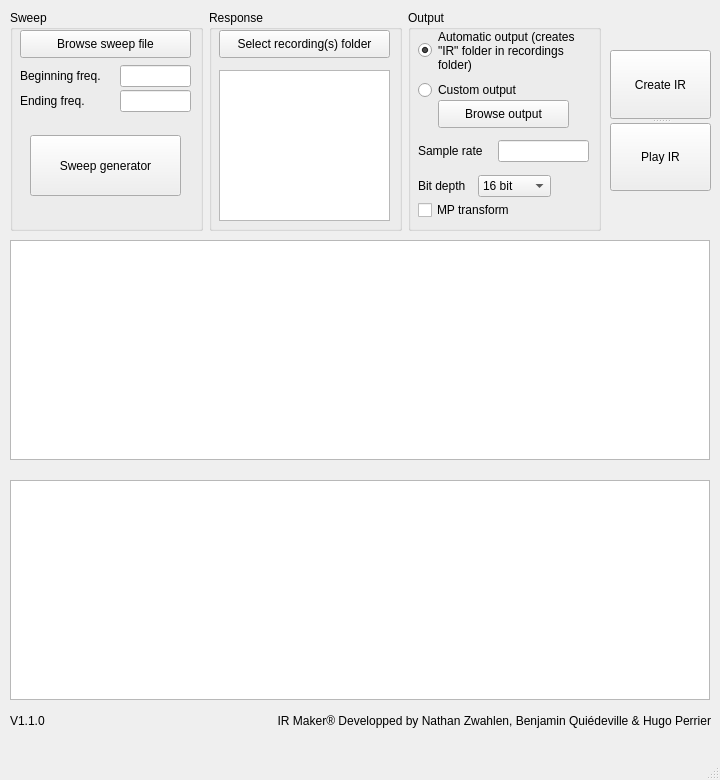
<?xml version="1.0" encoding="UTF-8"?>
<ui version="4.0">
 <class>MainWindow</class>
 <widget class="QMainWindow" name="MainWindow">
  <property name="geometry">
   <rect>
    <x>0</x>
    <y>0</y>
    <width>720</width>
    <height>780</height>
   </rect>
  </property>
  <property name="windowTitle">
   <string>MainWindow</string>
  </property>
  <widget class="QWidget" name="centralwidget">
   <widget class="QLabel" name="creators_label">
    <property name="geometry">
     <rect>
      <x>240</x>
      <y>710</y>
      <width>471</width>
      <height>21</height>
     </rect>
    </property>
    <property name="text">
     <string>IR Maker® Developped by Nathan Zwahlen, Benjamin Quiédeville &amp; Hugo Perrier</string>
    </property>
    <property name="alignment">
     <set>Qt::AlignRight|Qt::AlignTrailing|Qt::AlignVCenter</set>
    </property>
   </widget>
   <widget class="QLabel" name="version_label">
    <property name="geometry">
     <rect>
      <x>10</x>
      <y>710</y>
      <width>55</width>
      <height>21</height>
     </rect>
    </property>
    <property name="text">
     <string>V1.1.0</string>
    </property>
   </widget>
   <widget class="QWidget" name="layoutWidget">
    <property name="geometry">
     <rect>
      <x>10</x>
      <y>10</y>
      <width>591</width>
      <height>221</height>
     </rect>
    </property>
    <layout class="QHBoxLayout" name="boxes_layout">
     <item>
      <widget class="QGroupBox" name="sweep_box">
       <property name="title">
        <string>Sweep</string>
       </property>
       <widget class="QPushButton" name="browseSweep_button">
        <property name="geometry">
         <rect>
          <x>10</x>
          <y>20</y>
          <width>171</width>
          <height>28</height>
         </rect>
        </property>
        <property name="text">
         <string>Browse sweep file</string>
        </property>
       </widget>
       <widget class="QLineEdit" name="begfreq_txtedit">
        <property name="geometry">
         <rect>
          <x>110</x>
          <y>55</y>
          <width>71</width>
          <height>22</height>
         </rect>
        </property>
        <property name="text">
         <string/>
        </property>
        <property name="dragEnabled">
         <bool>false</bool>
        </property>
        <property name="readOnly">
         <bool>false</bool>
        </property>
        <property name="placeholderText">
         <string notr="true"/>
        </property>
        <property name="cursorMoveStyle">
         <enum>Qt::LogicalMoveStyle</enum>
        </property>
        <property name="clearButtonEnabled">
         <bool>false</bool>
        </property>
       </widget>
       <widget class="QLineEdit" name="endfreq_txtedit">
        <property name="geometry">
         <rect>
          <x>110</x>
          <y>80</y>
          <width>71</width>
          <height>22</height>
         </rect>
        </property>
        <property name="text">
         <string/>
        </property>
       </widget>
       <widget class="QLabel" name="begfreq_label">
        <property name="geometry">
         <rect>
          <x>10</x>
          <y>55</y>
          <width>91</width>
          <height>21</height>
         </rect>
        </property>
        <property name="text">
         <string>Beginning freq.</string>
        </property>
       </widget>
       <widget class="QLabel" name="endfreq_label">
        <property name="geometry">
         <rect>
          <x>10</x>
          <y>80</y>
          <width>91</width>
          <height>21</height>
         </rect>
        </property>
        <property name="text">
         <string>Ending freq.</string>
        </property>
       </widget>
       <widget class="QPushButton" name="sweepgen_button">
        <property name="geometry">
         <rect>
          <x>20</x>
          <y>125</y>
          <width>151</width>
          <height>61</height>
         </rect>
        </property>
        <property name="text">
         <string>Sweep generator</string>
        </property>
       </widget>
      </widget>
     </item>
     <item>
      <widget class="QGroupBox" name="response_box">
       <property name="title">
        <string>Response</string>
       </property>
       <widget class="QPushButton" name="selectfolder_button">
        <property name="geometry">
         <rect>
          <x>10</x>
          <y>20</y>
          <width>171</width>
          <height>28</height>
         </rect>
        </property>
        <property name="text">
         <string>Select recording(s) folder</string>
        </property>
       </widget>
       <widget class="QListView" name="files_list">
        <property name="geometry">
         <rect>
          <x>10</x>
          <y>60</y>
          <width>171</width>
          <height>151</height>
         </rect>
        </property>
        <property name="horizontalScrollMode">
         <enum>QAbstractItemView::ScrollPerPixel</enum>
        </property>
        <property name="viewMode">
         <enum>QListView::ListMode</enum>
        </property>
        <property name="selectionRectVisible">
         <bool>true</bool>
        </property>
       </widget>
      </widget>
     </item>
     <item>
      <widget class="QGroupBox" name="output_box">
       <property name="title">
        <string>Output</string>
       </property>
       <widget class="QCheckBox" name="mpt_checkbox">
        <property name="geometry">
         <rect>
          <x>10</x>
          <y>190</y>
          <width>101</width>
          <height>20</height>
         </rect>
        </property>
        <property name="text">
         <string>MP transform</string>
        </property>
       </widget>
       <widget class="QComboBox" name="bitdepth_combo">
        <property name="geometry">
         <rect>
          <x>70</x>
          <y>165</y>
          <width>73</width>
          <height>22</height>
         </rect>
        </property>
        <property name="currentIndex">
         <number>0</number>
        </property>
        <item>
         <property name="text">
          <string>16 bit</string>
         </property>
        </item>
        <item>
         <property name="text">
          <string>24 bit</string>
         </property>
        </item>
        <item>
         <property name="text">
          <string>32 bit</string>
         </property>
        </item>
       </widget>
       <widget class="QLabel" name="bitdepth_label">
        <property name="geometry">
         <rect>
          <x>10</x>
          <y>165</y>
          <width>51</width>
          <height>21</height>
         </rect>
        </property>
        <property name="text">
         <string>Bit depth</string>
        </property>
       </widget>
       <widget class="QRadioButton" name="autosave_radio">
        <property name="geometry">
         <rect>
          <x>10</x>
          <y>15</y>
          <width>171</width>
          <height>51</height>
         </rect>
        </property>
        <property name="sizePolicy">
         <sizepolicy hsizetype="Expanding" vsizetype="Fixed">
          <horstretch>0</horstretch>
          <verstretch>0</verstretch>
         </sizepolicy>
        </property>
        <property name="font">
         <font>
          <italic>false</italic>
         </font>
        </property>
        <property name="text">
         <string notr="true">Automatic output (creates
&quot;IR&quot; folder in recordings
folder)</string>
        </property>
        <property name="iconSize">
         <size>
          <width>20</width>
          <height>20</height>
         </size>
        </property>
        <property name="checked">
         <bool>true</bool>
        </property>
       </widget>
       <widget class="QRadioButton" name="customsave_radio">
        <property name="geometry">
         <rect>
          <x>10</x>
          <y>70</y>
          <width>111</width>
          <height>20</height>
         </rect>
        </property>
        <property name="text">
         <string>Custom output</string>
        </property>
       </widget>
       <widget class="QPushButton" name="browseout_button">
        <property name="geometry">
         <rect>
          <x>30</x>
          <y>90</y>
          <width>131</width>
          <height>28</height>
         </rect>
        </property>
        <property name="autoFillBackground">
         <bool>false</bool>
        </property>
        <property name="text">
         <string>Browse output</string>
        </property>
        <property name="checkable">
         <bool>false</bool>
        </property>
        <property name="checked">
         <bool>false</bool>
        </property>
        <property name="autoDefault">
         <bool>false</bool>
        </property>
        <property name="default">
         <bool>false</bool>
        </property>
        <property name="flat">
         <bool>false</bool>
        </property>
       </widget>
       <widget class="QLabel" name="sr_label">
        <property name="geometry">
         <rect>
          <x>10</x>
          <y>130</y>
          <width>81</width>
          <height>21</height>
         </rect>
        </property>
        <property name="text">
         <string>Sample rate</string>
        </property>
       </widget>
       <widget class="QLineEdit" name="sr_txtedit">
        <property name="geometry">
         <rect>
          <x>90</x>
          <y>130</y>
          <width>91</width>
          <height>22</height>
         </rect>
        </property>
       </widget>
      </widget>
     </item>
    </layout>
   </widget>
   <widget class="QSplitter" name="splitter">
    <property name="geometry">
     <rect>
      <x>610</x>
      <y>50</y>
      <width>101</width>
      <height>141</height>
     </rect>
    </property>
    <property name="orientation">
     <enum>Qt::Vertical</enum>
    </property>
    <widget class="QPushButton" name="compute_button">
     <property name="text">
      <string>Create IR</string>
     </property>
    </widget>
    <widget class="QPushButton" name="play_ir">
     <property name="text">
      <string>Play IR</string>
     </property>
    </widget>
   </widget>
   <widget class="PlotWidget" name="spectrogram_plot">
    <property name="enabled">
     <bool>true</bool>
    </property>
    <property name="geometry">
     <rect>
      <x>10</x>
      <y>480</y>
      <width>700</width>
      <height>220</height>
     </rect>
    </property>
   </widget>
   <widget class="PlotWidget" name="temporal_plot">
    <property name="geometry">
     <rect>
      <x>10</x>
      <y>240</y>
      <width>700</width>
      <height>220</height>
     </rect>
    </property>
   </widget>
   <widget class="PlotWidget" name="spectral_plot">
    <property name="geometry">
     <rect>
      <x>10</x>
      <y>480</y>
      <width>700</width>
      <height>220</height>
     </rect>
    </property>
   </widget>
  </widget>
  <widget class="QMenuBar" name="menubar">
   <property name="geometry">
    <rect>
     <x>0</x>
     <y>0</y>
     <width>720</width>
     <height>26</height>
    </rect>
   </property>
  </widget>
  <widget class="QStatusBar" name="statusbar"/>
 </widget>
 <customwidgets>
  <customwidget>
   <class>PlotWidget</class>
   <extends>QGraphicsView</extends>
   <header location="global">pyqtgraph</header>
  </customwidget>
 </customwidgets>
 <resources/>
 <connections/>
</ui>
